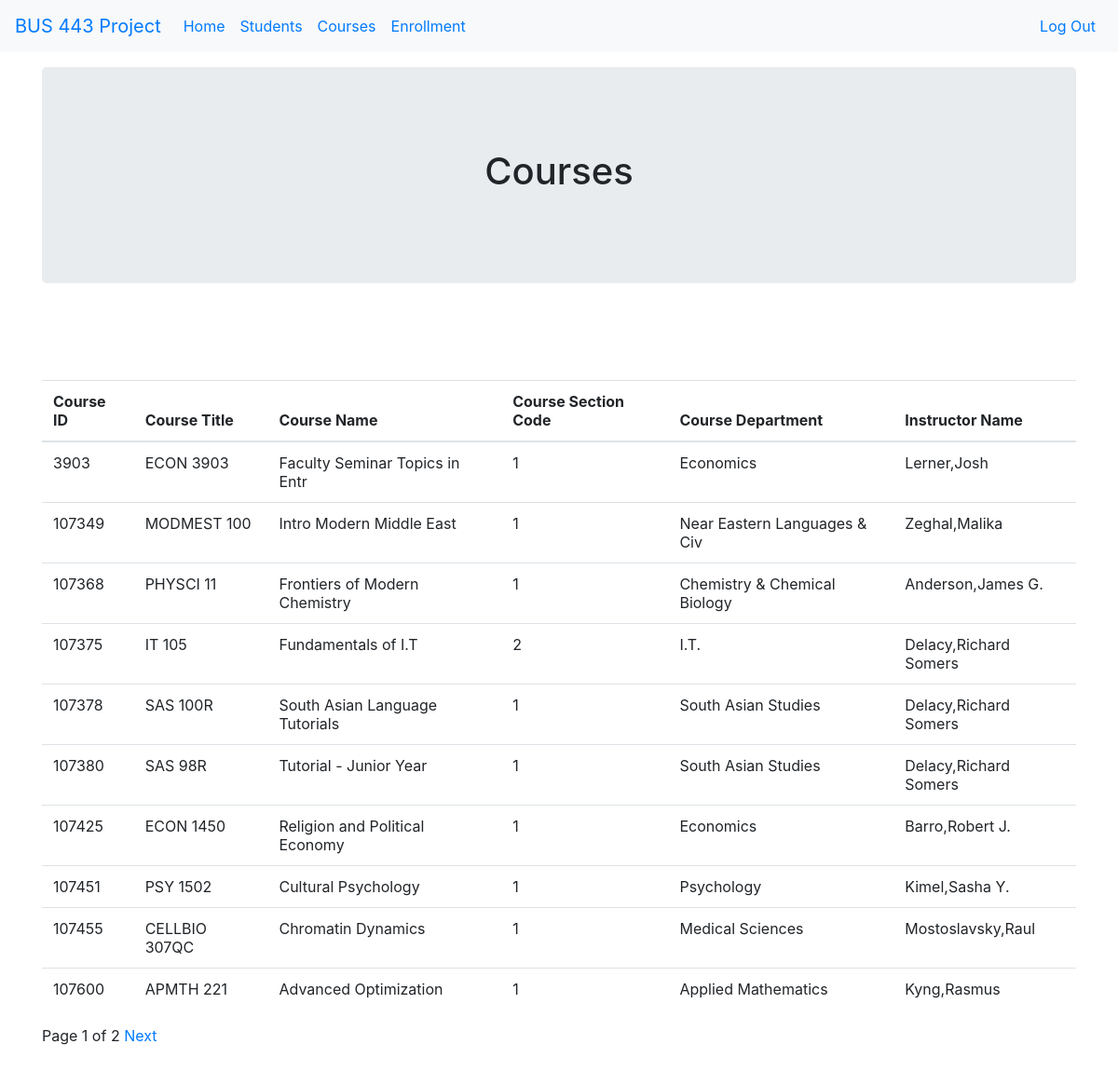
The app's page /courses/ (signed in) with its own data.
### studentinformation/models.py (models this page shows)
class Courses(models.Model):
    courseid = models.IntegerField(primary_key=True)
    coursetitle = models.CharField(max_length=500)
    coursename = models.CharField(max_length=500)
    coursesectioncode = models.IntegerField()
    coursedepartment = models.CharField(max_length=500)
    instructorname = models.CharField(max_length=500)

### studentinformation/views.py (the view)
# urls.py: path('courses/', views.courses, name='courses'),
@login_required
def courses(request):
    studentinformation=Courses.objects.all()
    paginator = Paginator(studentinformation, 10)
    page = request.GET.get('page')
    coursedata = paginator.get_page(page)
    print (studentinformation)
    return render (request, "studentinformation/courses.html",{"data":coursedata})

### studentinformation/templates/studentinformation/courses.html (shortened to what this page needs)
{% extends "studentinformation/base.html" %}
{% block content %}
 <div class="container">
    <div class="jumbotron text-center">
      <h1>Courses</h1>
    </div>
</div>
  <div class="container">
    <table class="table">
        <thead>
            <tr>
                <th> Course ID</th>
                <th> Course Title</th>
                <th> Course Name</th>
                <th> Course Section Code</th>
                <th> Course Department</th>
                <th> Instructor Name</th>
            </tr>
        </thead>
        <tbody>
            {%for row in data%}
            <tr>
                <td>{{row.courseid}}</td>
                <td>{{row.coursetitle}}</td>
                <td>{{row.coursename}}</td>
                <td>{{row.coursesectioncode}}</td>
                <td>{{row.coursedepartment}}</td>
                <td>{{row.instructorname}}</td>
            </tr>
            {% endfor %}
        </tbody>
    </table>
    <div class="pagination">
      <span class="step-links">
        <span  class="current">
          Page {{ data.number }} of {{ data.paginator.num_pages }}
        </span>
        {% if data.has_next %}
            <a href="?page={{ data.next_page_number }}">Next</a>
        {% endif %}
      </span>
    </div>
 </div>
{% endblock %}

### records on screen
Courses: courseid "3903", coursetitle "ECON 3903", coursename "Faculty Seminar Topics in Entr", coursesectioncode "1", coursedepartment "Economics", instructorname "Lerner,Josh"
Courses: courseid "107349", coursetitle "MODMEST 100", coursename "Intro Modern Middle East", coursesectioncode "1", coursedepartment "Near Eastern Languages & Civ", instructorname "Zeghal,Malika"
Courses: courseid "107368", coursetitle "PHYSCI 11", coursename "Frontiers of Modern Chemistry", coursesectioncode "1", coursedepartment "Chemistry & Chemical Biology", instructorname "Anderson,James G."
Courses: courseid "107375", coursetitle "IT 105", coursename "Fundamentals of I.T", coursesectioncode "2", coursedepartment "I.T.", instructorname "Delacy,Richard Somers"
Courses: courseid "107378", coursetitle "SAS 100R", coursename "South Asian Language Tutorials", coursesectioncode "1", coursedepartment "South Asian Studies", instructorname "Delacy,Richard Somers"
Courses: courseid "107380", coursetitle "SAS 98R", coursename "Tutorial - Junior Year", coursesectioncode "1", coursedepartment "South Asian Studies", instructorname "Delacy,Richard Somers"
Courses: courseid "107425", coursetitle "ECON 1450", coursename "Religion and Political Economy", coursesectioncode "1", coursedepartment "Economics", instructorname "Barro,Robert J."
Courses: courseid "107451", coursetitle "PSY 1502", coursename "Cultural Psychology", coursesectioncode "1", coursedepartment "Psychology", instructorname "Kimel,Sasha Y."
Courses: courseid "107455", coursetitle "CELLBIO 307QC", coursename "Chromatin Dynamics", coursesectioncode "1", coursedepartment "Medical Sciences", instructorname "Mostoslavsky,Raul"
Courses: courseid "107600", coursetitle "APMTH 221", coursename "Advanced Optimization", coursesectioncode "1", coursedepartment "Applied Mathematics", instructorname "Kyng,Rasmus"

### other values on screen
{{ data.number }} "1"
{{ data.paginator.num_pages }} "2"
